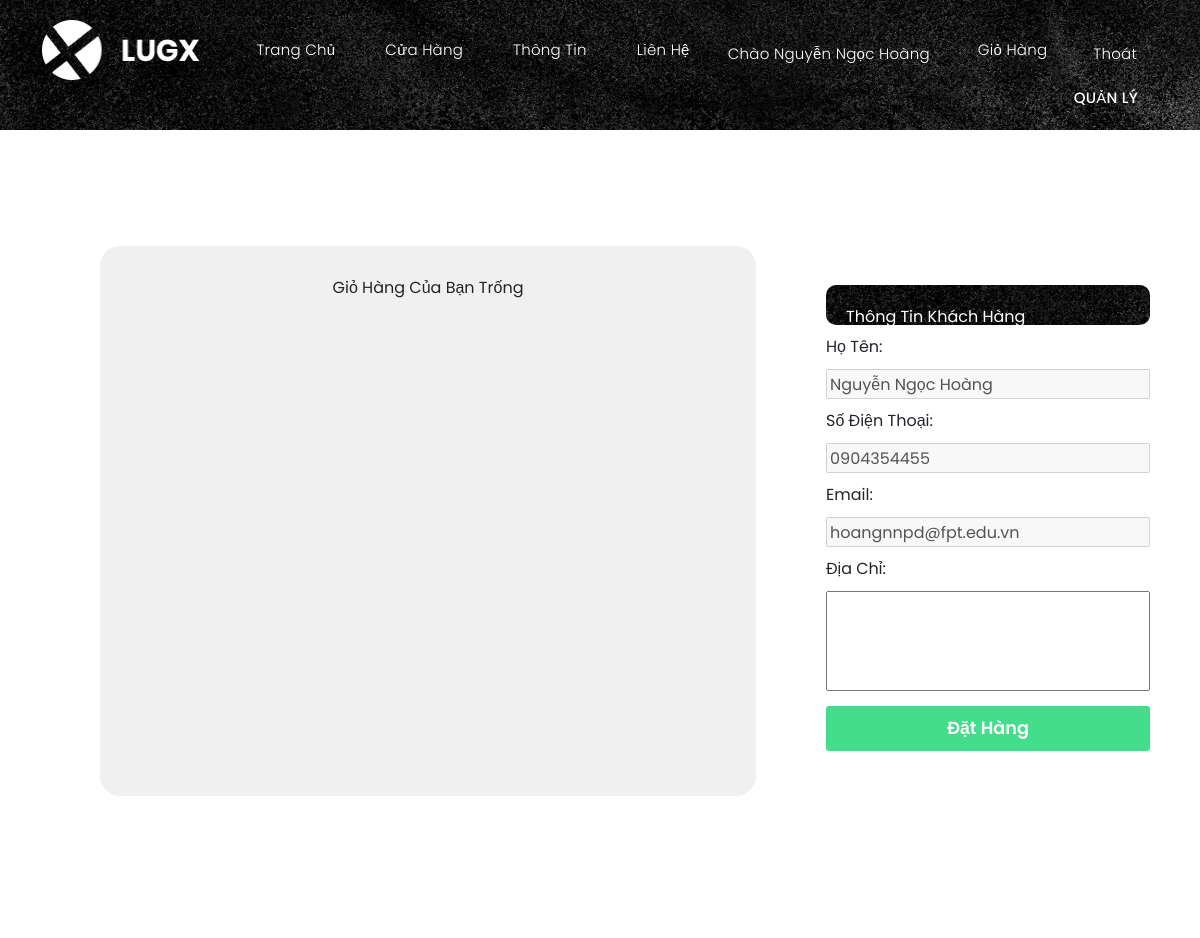
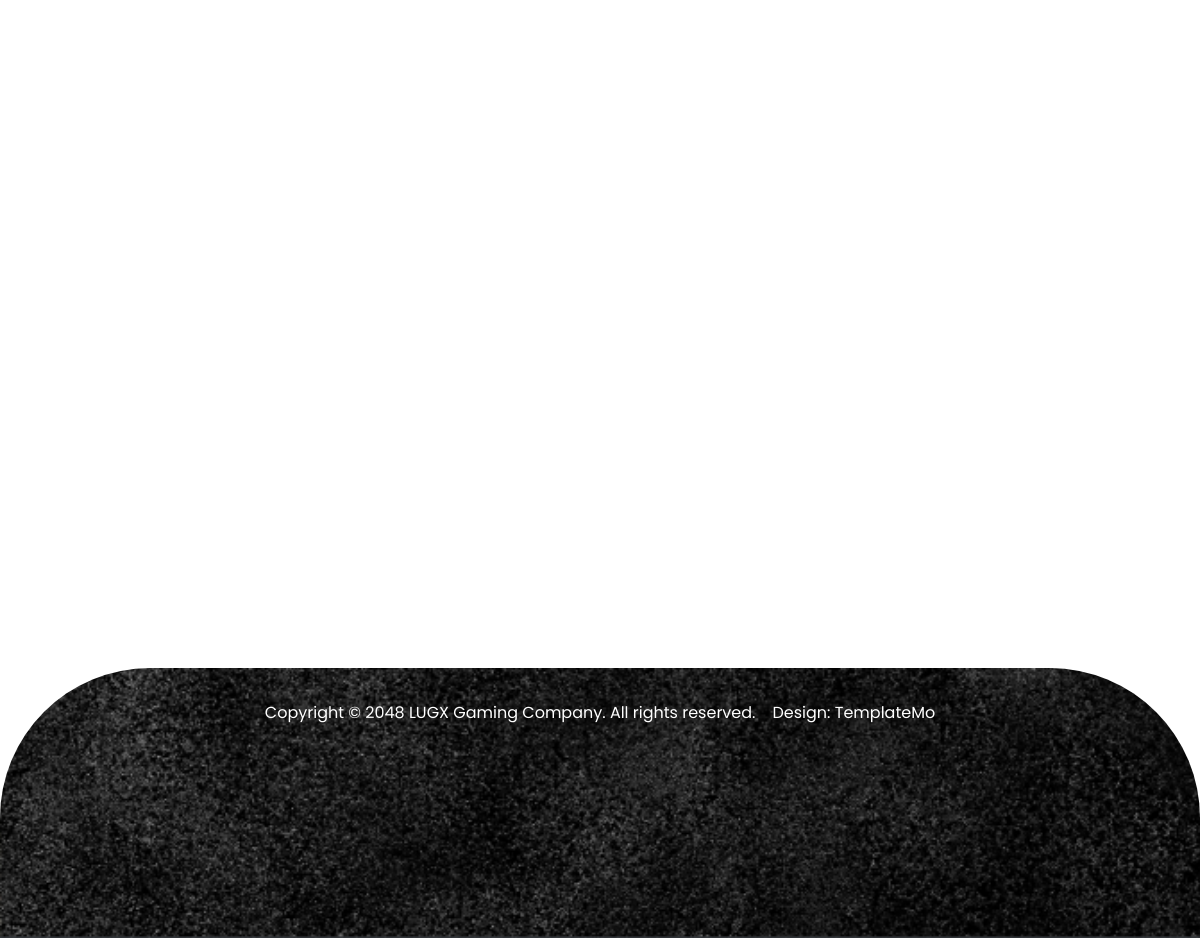
Screenshot of /pages/DatHang (signed in) with the database file from the repository (2 pictures, top to bottom).
### tables this page shows
CREATE TABLE `users` (
  `Uid` int(11) NOT NULL,
  `HoTen` varchar(50) NOT NULL,
  `Email` varchar(50) NOT NULL,
  `SoDienThoai` varchar(11) NOT NULL,
  `MatKhau` varchar(50) NOT NULL,
  `group_id` tinyint(4) NOT NULL DEFAULT 0
);

### app/Controllers/Pages.php (called while the page is built, shortened)
<?php
class Pages extends Controller{
    private $userModel;
    public function __construct(){
        $this->userModel = $this->model('User');
    }
    public function DatHang(){
        $products=[];
        if(isset($_SESSION['Uid'])) $user = $this->userModel->getUser($_SESSION['Uid']);
        $data=[
            'title'=>'Đặt Hàng',
            'group_id'=>$user->group_id??'',
            'username'=>$user->HoTen??'',
            'SoDienThoai'=>$user->SoDienThoai??'',
            'Email'=>$user->Email??'',
            'products'=>$products,
            'datHangThanhCong'=>$datHangThanhCong??null
        ];
        $this->view('pages/DatHang',$data);
    }
}

### app/libraries/Routes.php (called while the page is built, shortened)
<?php
class Routes{
    protected $currentMethod = 'index';
    public function __construct(){
        $url=$this->getUrl();
        if(isset($url[0])){
            if(file_exists('../app/Controllers/'.ucwords($url[0]).'.php')){
            unset($url[0]);
            }
        }
        $this->currentController = new $this->currentController;
        if(isset($url[1])){
            if(method_exists($this->currentController,$url[1])){
                $this->currentMethod = $url[1];
                unset($url[1]);
            }
        }
        $this->params = $url ? array_values($url) : [];
        call_user_func_array([$this->currentController,$this->currentMethod],$this->params);
    }
    public static function getUrl(){
        if(isset($_GET['url'])){
            $url = rtrim($_GET['url'],'/');
            $url = filter_var($url,FILTER_SANITIZE_URL);
            $url =  explode('/',$url);
            return $url;
        }
    }
}

### public/index.php (called while the page is built, shortened)
<?php
$init = new Routes;
?>

### app/libraries/Database.php (called while the page is built, shortened)
<?php
class Database{
    private $host = DB_HOST;
    private $username = DB_USER;
    private $pass = DB_PASS;
    private $dbname = DB_NAME;
    private $dbh;
    private $stmt;
    public function __construct(){
        $dsn = "mysql:host=$this->host;dbname=".$this->dbname;
        $options = array(
            PDO::ATTR_PERSISTENT => true,
            PDO::ATTR_ERRMODE => PDO::ERRMODE_EXCEPTION
        );
        try{
            $this->dbh = new PDO($dsn,$this->username, $this->pass,$options);
        } catch (PDOException $e){
            $this->error= $e->getMessage();
            echo $this->error;
        }
    }
    public function query($sql){
        $this->stmt=$this->dbh->prepare($sql);
    }
    public function execute(){
        return $this->stmt->execute();
    }
    public function pdo_query_one(){
        $this->execute();
        return $this->stmt->fetch(PDO::FETCH_OBJ);
    }
}

### app/Models/User.php (called while the page is built, shortened)
<?php
class User{
    private $db;
    public function __construct(){
        $this->db = new Database;
    }
    public function getUser($id){
        $this->db->query("SELECT * FROM users WHERE Uid = '$id'");
        return $this->db->pdo_query_one();
    }
}
?>

### app/views/pages/DatHang.php (the view, shortened to what this page needs)
<?php require APPROOT.'/views/inc/header.php'?>
<?php if(isset($data['datHangThanhCong'])) { echo '<div class="dat-hang-thanh-cong">'.$data["datHangThanhCong"].'</div>';} else{ ?>
<div class="dat-hang-container">
    <div class="flex-container">
        <?php if(isset($_SESSION['Cart'])){
            echo'<div class="md2 tieu-de">
                    <span style="flex:2;text-align:start">Sản Phẩm</span>
                    <span>Giá</span>
                    <span>Tổng Cộng</span>
                    <span>Số Lượng</span>
                </div>';
          ?>
        <?php foreach ($data['products'] as $sanpham) { ?>
            <div class="md2"   style="text-align:center">
                <div class="sale-tt" style="flex:2;gap:10px">
                    <img src="<?=URLROOT?>/images/<?=$sanpham->HinhAnh?>" alt="">
                    <p style="color: #717171;font-size:20px;line-height:20px"><?=$sanpham->TenSP?></p>
                </div>
                <div class="sale-tt" wid="100%" style="text-align:center">
                    <p style="color:#717171;display:block;text-align:center;margin:0 auto" class="Gia"><?=$sanpham->Gia?>₫</p>
                </div>
                <div class="sale-tt" wid="100%" style="text-align:center">
                    <p style="color:#717171;display:block;text-align:center;margin:0 auto" class="Gia tong-cong"><?=$sanpham->Gia * $sanpham->SoLuong?>₫</p>
                </div>
                <div class="tietkiem" style="text-align:center">
                    <e><?=$sanpham->SoLuong?></e>
                </div>
            </div>
        <?php }
        } else{
            echo "<div class='gio-hang-trong'><span>Giỏ Hàng Của Bạn Trống</span></div>";
        } ?>
    </div>
    <div class="dat-hang">
        <form action="<?=URLROOT?>/pages/DatHang" id="form-dat-hang" method="POST">
            <div class="tieu-de">Thông Tin Khách Hàng</div>
            <label for="HoTen">Họ Tên:</label>
            <input type="text" disabled name="HoTen" value="<?=$data['username']?>"/>
            <label for="SoDienThoai">Số Điện Thoại:</label>
            <input type="text" disabled name="SoDienThoai" value="<?=$data['SoDienThoai']?>">
            <label for="Email">Email:</label>
            <input type="text" disabled name="Email" value="<?=$data['Email']?>">
            <label for="DiaChi">Địa Chỉ:</label>
            <input type="textarea" name="DiaChi">
            <input type="submit" value="Đặt Hàng" style="background-color: #43dd8b;" name="btn-dat-hang">
        </form>
    </div>
</div>
<?php }?>
<?php require APPROOT.'/views/inc/footer.php'?>

### app/views/inc/header.php (shortened to what this page needs)
<!DOCTYPE html>
<html lang="en">
  <head>
    <link href="<?=URLROOT?>/vendor/bootstrap/css/bootstrap.min.css" rel="stylesheet">
    <link rel="stylesheet" href="<?=URLROOT?>/css/dangky.css">
    <link rel="stylesheet" href="<?=URLROOT?>/css/fontawesome.css">
    <link rel="stylesheet" href="<?=URLROOT?>/css/templatemo-lugx-gaming.css">
    <link rel="stylesheet" href="<?=URLROOT?>/css/owl.css">
    <link rel="stylesheet" href="<?=URLROOT?>/css/animate.css">
    <link rel="stylesheet" href="<?=URLROOT?>/css/danhmuc.css">
    <link rel="stylesheet" href="<?=URLROOT?>/css/quenmkxacnhan.css">
    <link rel="stylesheet" href="<?=URLROOT?>/css/dathangdanhmuc.css">
    <link rel="stylesheet"href="https://unpkg.com/swiper@7/swiper-bundle.min.css"/>
  </head>
<body>
  <header class="header-area header-sticky">
    <div class="container">
        <div class="row">
            <div class="col-12">
                <nav class="main-nav">
                    <a href="<?=URLROOT?>" class="logo">
                        <img src="<?=URLROOT?>/images/logo.png" alt="" style="width: 158px;">
                    </a>
                    <ul class="nav">
                      <li><a href="<?=URLROOT?>" <?php if($data['title']=='Trang chủ') echo "class='active'"?>>Trang Chủ</a></li>
                      <li><a href="<?=URLROOT?>/pages/cuaHang" <?php if($data['title']=='Cửa Hàng') echo "class='active'"?>>Cửa hàng</a></li>
                      <li><a href="#" <?php if($data['title']=='Thông Tin') echo "class='active'"?>>Thông tin</a></li>
                      <li><a href="contact.html" <?php if($data['title']=='Liên Hệ') echo "class='active'"?>>Liên hệ</a></li>
                      <?php if ( isset($_SESSION['username']) || isset($_SESSION["Uid"]) ) { ?>
                      <li><a class='btn btn-dark py-1 px-2' style="background-color:transparent">Chào <?= $data['username'] ?? "" ?></a> &nbsp; <li>
                      <li>
                        <a href="<?=URLROOT?>/pages/Cart" style="position:relative">
                              Giỏ hàng
                        </a>
                      </li>
                      <li><a class="btn btn-secondary ml-3 py-1 px-3" style="background-color:transparent" href="<?=URLROOT?>/pages/thoat">Thoát</a></li>
                    <?php } ?>
                    <?php if ( !isset($_SESSION['username']) && !isset($_SESSION["Uid"]) ) { ?>
                      <li><a href="<?=URLROOT?>/pages/register" <?php if($data['title']=='Đăng ký') echo "class='active'"?>>Đăng Ký</a></li>
                    <?php }else if(isset($_SESSION['username'])){ ?>
                        <li class="nav-item active">
                            <a class="nav-link" style="background-color:transparent" aria-current="page" href="<?=URLROOT?>/admin">Quản Lý</a>
                        </li>
                    <?php } ?>
                  </ul>
                </nav>
            </div>
        </div>
    </div>
  </header>

### public/css/dangky.css (style rules this page uses)
input[type="submit"] { font-weight: 600; border-radius: 3px; display: flex; width: 100%; height: 45px; border: none; text-decoration: none; margin: 5px auto; text-align: center; justify-content: center; align-items: center; transition: 0.3s; cursor: pointer; font-size: 1.1em; background-color: #3280f6; color: #fff; transition: 1s; }

### public/css/templatemo-lugx-gaming.css (style rules this page uses)
html, body, div, span, applet, object, iframe, h1, h2, h3, h4, h5, h6, p, blockquote, div pre, a, abbr, acronym, address, big, cite, code, del, dfn, em, font, img, ins, kbd, q, s, samp, small, strike, strong, sub, sup, tt, var, b, u, i, center, dl, dt, dd, ol, ul, li, figure, header, nav, section, article, aside, footer, figcaption { margin: 0; padding: 0; border: 0; outline: 0; }
ul, li { padding: 0; margin: 0; list-style: none; }
header, nav, section, article, aside, footer, hgroup { display: block; }
* { box-sizing: border-box; }
html, body { font-family: 'Poppins', sans-serif; -ms-text-size-adjust: 100%; -webkit-font-smoothing: antialiased; -moz-osx-font-smoothing: grayscale; }
a { text-decoration: none !important; }
ul { margin-bottom: 0px; }
img { overflow: hidden; }
html, body { font-family: 'Poppins', sans-serif; }
.header-area { position: absolute; background-color: transparent; top: 40px; left: 0; right: 0; z-index: 100; -webkit-transition: all .5s ease 0s; -moz-transition: all .5s ease 0s; -o-transition: all .5s ease 0s; transition: all .5s ease 0s; }
.header-area .main-nav { background: transparent; display: flex; }
.header-area .main-nav .logo { -webkit-transition: all 0.3s ease 0s; -moz-transition: all 0.3s ease 0s; -o-transition: all 0.3s ease 0s; transition: all 0.3s ease 0s; display: inline-block; }
.header-area .main-nav ul.nav { border-radius: 0px 0px 25px 25px; flex-basis: 100%; margin-top: 10px; justify-content: right; -webkit-transition: all 0.3s ease 0s; -moz-transition: all 0.3s ease 0s; -o-transition: all 0.3s ease 0s; transition: all 0.3s ease 0s; position: relative; z-index: 999; }
.header-area .main-nav .nav li:last-child { padding-right: 0px; }
.header-area .main-nav .nav li { padding-left: 10px; padding-right: 10px; height: 40px; line-height: 40px; }
.header-area .main-nav .nav li a { display: block; padding-left: 20px; padding-right: 20px; border-radius: 20px; font-weight: 300; font-size: 15px; height: 40px; line-height: 40px; text-transform: capitalize; color: #fff; -webkit-transition: all 0.4s ease 0s; -moz-transition: all 0.4s ease 0s; -o-transition: all 0.4s ease 0s; transition: all 0.4s ease 0s; border: transparent; letter-spacing: .25px; }
.header-area .main-nav .nav li:last-child a { background-color: #ee626b; text-transform: uppercase; font-weight: 500; }
@media (max-width: 1200px) { .header-area .main-nav .nav li { padding-left: 5px; padding-right: 5px; } }
body { overflow-x: hidden; }

### public/css/dathangdanhmuc.css (style rules this page uses)
.flex-container { min-height: 550px; width: 60%; display: flex; flex-direction: column; margin-left:100px; gap: 40px; padding: 30px; border-radius: 20px; background-color: #f0f0f0; text-align: center; }
.dat-hang-container { display: flex; align-items: center; justify-content: center; gap: 20px; }
.dat-hang { border-radius: 20px; height: 100%; background-color: white; padding: 50px; display: flex; flex-direction: column; }
.dat-hang form { gap: 10px; display: flex; flex-direction: column; }
.dat-hang form input:disabled { height: 30px; }
.dat-hang form input[type="textarea"] { height: 100px; }
.flex-container,.dat-hang { margin-top: 105px; }
.tieu-de { color: white; border-radius: 10px; max-height: 25px; border:0; width: 100%; padding: 20px; background-image: url('http://localhost/assignment2/images/banner-bg.jpg'); }

### rows the page displays
users: HoTen "Nguyễn Ngọc Hoàng", SoDienThoai "0904354455", Email "hoangnnpd@fpt.edu.vn"
